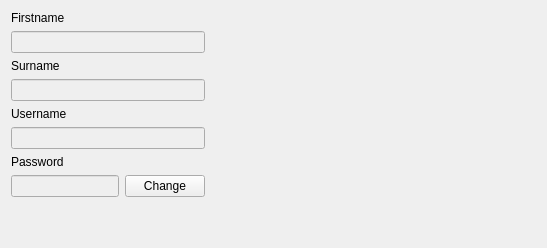
          <widget class="QWidget" name="accountTab">
           <attribute name="icon">
            <iconset resource="resources.qrc">
             <normaloff>:/files/images/icons/my account.ico</normaloff>:/files/images/icons/my account.ico</iconset>
           </attribute>
           <attribute name="title">
            <string>My Account</string>
           </attribute>
           <layout class="QHBoxLayout" name="horizontalLayout_12">
            <item>
             <layout class="QVBoxLayout" name="verticalLayout_16">
              <item>
               <widget class="QLabel" name="label_4">
                <property name="text">
                 <string>Firstname</string>
                </property>
               </widget>
              </item>
              <item>
               <widget class="QLineEdit" name="txtCUfname">
                <property name="enabled">
                 <bool>false</bool>
                </property>
                <property name="text">
                 <string/>
                </property>
               </widget>
              </item>
              <item>
               <widget class="QLabel" name="label_5">
                <property name="text">
                 <string>Surname</string>
                </property>
               </widget>
              </item>
              <item>
               <widget class="QLineEdit" name="txtCUsname">
                <property name="enabled">
                 <bool>false</bool>
                </property>
                <property name="text">
                 <string/>
                </property>
               </widget>
              </item>
              <item>
               <widget class="QLabel" name="label_6">
                <property name="text">
                 <string>Username</string>
                </property>
               </widget>
              </item>
              <item>
               <widget class="QLineEdit" name="txtCUname">
                <property name="enabled">
                 <bool>false</bool>
                </property>
                <property name="text">
                 <string/>
                </property>
               </widget>
              </item>
              <item>
               <widget class="QLabel" name="label_7">
                <property name="text">
                 <string>Password</string>
                </property>
               </widget>
              </item>
              <item>
               <layout class="QHBoxLayout" name="horizontalLayout_11">
                <item>
                 <widget class="QLineEdit" name="txtCUpassword">
                  <property name="enabled">
                   <bool>false</bool>
                  </property>
                  <property name="text">
                   <string/>
                  </property>
                  <property name="echoMode">
                   <enum>QLineEdit::Password</enum>
                  </property>
                 </widget>
                </item>
                <item>
                 <widget class="QPushButton" name="btnChangePassword">
                  <property name="text">
                   <string>Change</string>
                  </property>
                 </widget>
                </item>
               </layout>
              </item>
              <item>
               <spacer name="verticalSpacer_8">
                <property name="orientation">
                 <enum>Qt::Vertical</enum>
                </property>
                <property name="sizeHint" stdset="0">
                 <size>
                  <width>20</width>
                  <height>40</height>
                 </size>
                </property>
               </spacer>
              </item>
             </layout>
            </item>
            <item>
             <spacer name="horizontalSpacer_4">
              <property name="orientation">
               <enum>Qt::Horizontal</enum>
              </property>
              <property name="sizeHint" stdset="0">
               <size>
                <width>331</width>
                <height>20</height>
               </size>
              </property>
             </spacer>
            </item>
           </layout>
          </widget>
